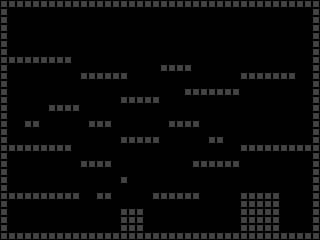

A 2D game scene composited from a Tiled map and its tileset images. What follows is a short description and the map's XML, with every tile layer's data as written:
An orthogonal 40x30 tile map with 8x8 px tiles, 1 tile layer (Tile Layer 1).

<map version="1.10" tiledversion="1.10.2" orientation="orthogonal" renderorder="right-down" width="40" height="30" tilewidth="8" tileheight="8" infinite="0" nextlayerid="2" nextobjectid="1">
 <editorsettings>
  <export target="../../../export/windows/bin/assets/id/lev1/data.csv" format="csv" />
 </editorsettings>
 <tileset firstgid="1" source="../graphic.tsx" />
 <layer id="1" name="Tile Layer 1" width="40" height="30">
  <data encoding="csv">
2,2,2,2,2,2,2,2,2,2,2,2,2,2,2,2,2,2,2,2,2,2,2,2,2,2,2,2,2,2,2,2,2,2,2,2,2,2,2,2,
2,0,0,0,0,0,0,0,0,0,0,0,0,0,0,0,0,0,0,0,0,0,0,0,0,0,0,0,0,0,0,0,0,0,0,0,0,0,0,2,
2,0,0,0,0,0,0,0,0,0,0,0,0,0,0,0,0,0,0,0,0,0,0,0,0,0,0,0,0,0,0,0,0,0,0,0,0,0,0,2,
2,0,0,0,0,0,0,0,0,0,0,0,0,0,0,0,0,0,0,0,0,0,0,0,0,0,0,0,0,0,0,0,0,0,0,0,0,0,0,2,
2,0,0,0,0,0,0,0,0,0,0,0,0,0,0,0,0,0,0,0,0,0,0,0,0,0,0,0,0,0,0,0,0,0,0,0,0,0,0,2,
2,0,0,0,0,0,0,0,0,0,0,0,0,0,0,0,0,0,0,0,0,0,0,0,0,0,0,0,0,0,0,0,0,0,0,0,0,0,0,2,
2,0,0,0,0,0,0,0,0,0,0,0,0,0,0,0,0,0,0,0,0,0,0,0,0,0,0,0,0,0,0,0,0,0,0,0,0,0,0,2,
2,2,2,2,2,2,2,2,2,0,0,0,0,0,0,0,0,0,0,0,0,0,0,0,0,0,0,0,0,0,0,0,0,0,0,0,0,0,0,2,
2,0,0,0,0,0,0,0,0,0,0,0,0,0,0,0,0,0,0,0,2,2,2,2,0,0,0,0,0,0,0,0,0,0,0,0,0,0,0,2,
2,0,0,0,0,0,0,0,0,0,2,2,2,2,2,2,0,0,0,0,0,0,0,0,0,0,0,0,0,0,2,2,2,2,2,2,2,0,0,2,
2,0,0,0,0,0,0,0,0,0,0,0,0,0,0,0,0,0,0,0,0,0,0,0,0,0,0,0,0,0,0,0,0,0,0,0,0,0,0,2,
2,0,0,0,0,0,0,0,0,0,0,0,0,0,0,0,0,0,0,0,0,0,0,2,2,2,2,2,2,2,0,0,0,0,0,0,0,0,0,2,
2,0,0,0,0,0,0,0,0,0,0,0,0,0,0,2,2,2,2,2,0,0,0,0,0,0,0,0,0,0,0,0,0,0,0,0,0,0,0,2,
2,0,0,0,0,0,2,2,2,2,0,0,0,0,0,0,0,0,0,0,0,0,0,0,0,0,0,0,0,0,0,0,0,0,0,0,0,0,0,2,
2,0,0,0,0,0,0,0,0,0,0,0,0,0,0,0,0,0,0,0,0,0,0,0,0,0,0,0,0,0,0,0,0,0,0,0,0,0,0,2,
2,0,0,2,2,0,0,0,0,0,0,2,2,2,0,0,0,0,0,0,0,2,2,2,2,0,0,0,0,0,0,0,0,0,0,0,0,0,0,2,
2,0,0,0,0,0,0,0,0,0,0,0,0,0,0,0,0,0,0,0,0,0,0,0,0,0,0,0,0,0,0,0,0,0,0,0,0,0,0,2,
2,0,0,0,0,0,0,0,0,0,0,0,0,0,0,2,2,2,2,2,0,0,0,0,0,0,2,2,0,0,0,0,0,0,0,0,0,0,0,2,
2,2,2,2,2,2,2,2,2,0,0,0,0,0,0,0,0,0,0,0,0,0,0,0,0,0,0,0,0,0,2,2,2,2,2,2,2,2,2,2,
2,0,0,0,0,0,0,0,0,0,0,0,0,0,0,0,0,0,0,0,0,0,0,0,0,0,0,0,0,0,0,0,0,0,0,0,0,0,0,2,
2,0,0,0,0,0,0,0,0,0,2,2,2,2,0,0,0,0,0,0,0,0,0,0,2,2,2,2,2,2,0,0,0,0,0,0,0,0,0,2,
2,0,0,0,0,0,0,0,0,0,0,0,0,0,0,0,0,0,0,0,0,0,0,0,0,0,0,0,0,0,0,0,0,0,0,0,0,0,0,2,
2,0,0,0,0,0,0,0,0,0,0,0,0,0,0,2,0,0,0,0,0,0,0,0,0,0,0,0,0,0,0,0,0,0,0,0,0,0,0,2,
2,0,0,0,0,0,0,0,0,0,0,0,0,0,0,0,0,0,0,0,0,0,0,0,0,0,0,0,0,0,0,0,0,0,0,0,0,0,0,2,
2,2,2,2,2,2,2,2,2,2,0,0,2,2,0,0,0,0,0,2,2,2,2,2,2,0,0,0,0,0,2,2,2,2,2,0,0,0,0,2,
2,0,0,0,0,0,0,0,0,0,0,0,0,0,0,0,0,0,0,0,0,0,0,0,0,0,0,0,0,0,2,2,2,2,2,0,0,0,0,2,
2,0,0,0,0,0,0,0,0,0,0,0,0,0,0,2,2,2,0,0,0,0,0,0,0,0,0,0,0,0,2,2,2,2,2,0,0,0,0,2,
2,0,0,0,0,0,0,0,0,0,0,0,0,0,0,2,2,2,0,0,0,0,0,0,0,0,0,0,0,0,2,2,2,2,2,0,0,0,0,2,
2,0,0,0,0,0,0,0,0,0,0,0,0,0,0,2,2,2,0,0,0,0,0,0,0,0,0,0,0,0,2,2,2,2,2,0,0,0,0,2,
2,2,2,2,2,2,2,2,2,2,2,2,2,2,2,2,2,2,2,2,2,2,2,2,2,2,2,2,2,2,2,2,2,2,2,2,2,2,2,2
</data>
 </layer>
</map>